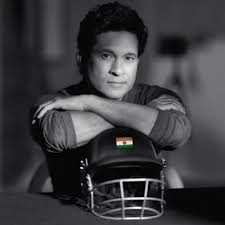
#> input picture DB/sachin/01.jpg, 225 x 225 px, found by its file name; its folder holds only this picture in this run
$ jupyter execute face_re.ipynb
#> lines starting #> are read from the running program, lines starting #| are printed output that depends on the picture
[cell 1]
import cv2
import numpy as np
import os

[cell 2]
def name_map(x):
    if x=='sachin':
        return 0
    if x=='obama':
        return 1
    if x=='messi':
        return 2

[cell 3]
def get_name(x):
    if x==0:
        return 'sachin'
    if x==1:
        return 'obama'
    if x==2:
        return 'messi'

[cell 4]
def detect_face(img):
    gray=cv2.cvtColor(img,cv2.COLOR_BGR2GRAY)
    face_cascade=cv2.CascadeClassifier(r'D:\Computer_Vision\face_recognition\haarcascade_frontalface_default.xml')
    faces=face_cascade.detectMultiScale(gray,scaleFactor=1.1,minNeighbors=4)
    if len(faces)==0:
        return None,None
    x,y,w,h=faces[0]
    return gray[y:y+h,x:x+w],faces[0]

[cell 5]
# [15 lines of commented-out code are left out]

now making the above code as a function

[cell 6]
def prepare_training_data(data_folder_path):
#> called with data_folder_path = 'D:\\Computer_Vision\\face_recognition\\DB'
    dirs=os.listdir(data_folder_path) # to get directory
    faces=[]
    labels=[]
    for dir_name in dirs:
       label=dir_name
       subject_dir_path=data_folder_path+'/'+dir_name # to get the path of each directory
       subject_image_names=os.listdir(subject_dir_path) #to get the images in a directory
       for img_name in subject_image_names:# for getting each images
          img_path=subject_dir_path+'/'+img_name
           # print(img_path)
          image=cv2.imread(img_path)
#> image is the input picture: shape (225, 225, 3); mean B, G, R 61.6, 60.1, 60.1
          cv2.imshow('Training image',image)
          cv2.waitKey(1000)
          # now on the faces are detected
          face,rect=detect_face(image)
#> in detect_face, `faces=face_cascade.detectMultiScale(gray,scaleFactor=1.1,minNeighbors=4)`: faces = [[89, 35, 57, 57]]
#> in detect_face, `x,y,w,h=faces[0]`: x = 89; y = 35; w = 57
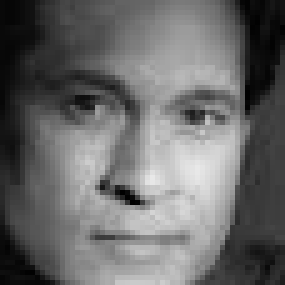
#> face: shape (57, 57) (shown 5 times larger); min 0, max 232, mean 105.4
#> rect = [89, 35, 57, 57]
          if face is not None:
             faces.append(face)
             labels.append(name_map(label))
             print(labels)
    cv2.destroyAllWindows()
    cv2.waitKey(1)
    return faces,labels

[cell 7]
# [5 lines of commented-out code are left out]

[cell 8]
print('preparing_data')
faces,labels=prepare_training_data(r'D:\Computer_Vision\face_recognition\DB')
#> faces = 1 item; labels = [0]
print('Data prepared')

[cell 9]
print('Total faces detected',len(faces))
#| Total faces detected 1

[cell 10]
print("Total number of labels",len(labels))
#| Total number of labels 1
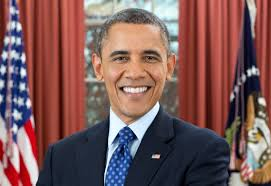
#> input picture obama.jpg, 271 x 186 px, found by its file name
#> further down, test_img is the input picture: shape (186, 271, 3); mean B, G, R 87.5, 88.4, 124

[cell 11]
recognizer=cv2.face.LBPHFaceRecognizer_create() # LBPH--> Low Binary phase Face Detecion Recognizer
recognizer

[cell 12]
recognizer.train(faces,np.array(labels))

[cell 13]
def draw_rectangle(img,rect):
    (x,y,w,h)=rect
    cv2.rectangle(img,(x,y),(x+w,y+h),(255,0,0),2)

[cell 14]
def draw_text(img,text,x,y):
    cv2.putText(img,text,(x,y),cv2.FONT_HERSHEY_COMPLEX,1,(0,255,0),2)

[cell 15]
def predict(test_img):
    img=test_img.copy()
    face,rect=detect_face(img)
#> in detect_face (call 2), `gray=cv2.cvtColor(img,cv2.COLOR_BGR2GRAY)`:
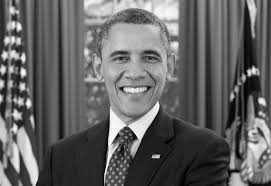
#> gray: shape (186, 271); min 1, max 255, mean 99
#> in detect_face (call 2), `faces=face_cascade.detectMultiScale(gray,scaleFactor=1.1,minNeighbors=4)`: faces = [[94, 26, 82, 82]]
#> in detect_face (call 2), `x,y,w,h=faces[0]`: x = 94; y = 26; w = 82
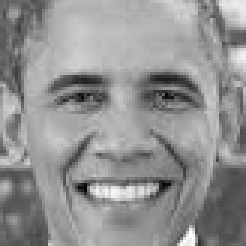
#> face: shape (82, 82) (shown 3 times larger); min 7, max 255, mean 145.8
#> rect = [94, 26, 82, 82]
    label=recognizer.predict(face)
#> label = (0, 171.2)
    label_text=get_name(label[0])
#> label_text = 'sachin'
    draw_rectangle(img,rect)
#> in draw_rectangle, `(x,y,w,h)=rect`: x = 94; y = 26; w = 82
    draw_text(img,label_text,rect[0],rect[1])
#> in draw_text, `cv2.putText(img,text,(x,y),cv2.FONT_HERSHEY_COMPLEX,1,(0,255,0),2)`:
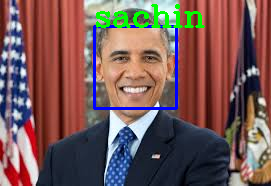
#> img: shape (186, 271, 3); mean B, G, R 87.2, 88.6, 118.5
    return img

[cell 16]
test_img=cv2.imread(r'D:\Computer_Vision\face_recognition\obama.jpg')
# test_img=cv2.imread(r'D:\Computer_Vision\face_recognition\messi1.jpg')
# test_img=cv2.imread(r'D:\Computer_Vision\face_recognition\sachin.jpg')
